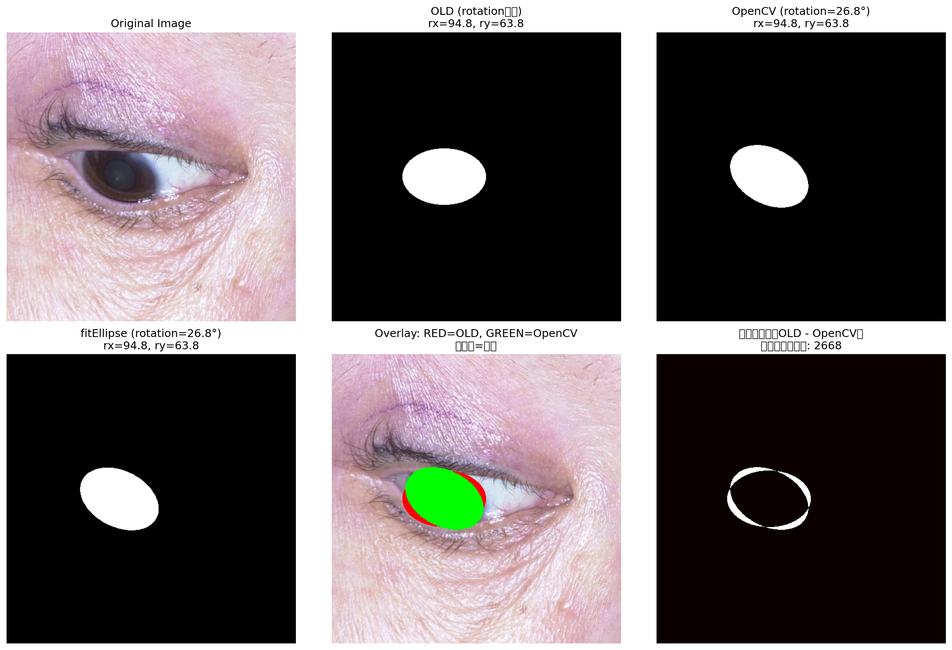
#> input picture ellipse_rotation_comparison.png, 952 x 650 px, shrunk from 2175 x 1485 before the run, given in place of 329988798daf8e9adfcd0fa38d82bdcd8cfc88db72700_L_mask_lid.png, which was not available
$ python analyze_endpoint_increase.py
#> lines starting #> are read from the running program, lines starting #| are printed output that depends on the picture; after the words box and inside, x2 and y2 are one past the last pixel; in counts of white or black regions, pixels touching at a corner belong together; pictures that were not available may be replaced by others from this repository, and a replacement may not be noted
"""Analyze why endpoints increase from 1px to 5px."""
import sys
from pathlib import Path
import cv2
import numpy as np
from skimage.morphology import skeletonize
import matplotlib.pyplot as plt


def mask_to_edge(mask_bin: np.ndarray, thickness: int) -> np.ndarray:
    bw = (mask_bin > 0).astype(np.uint8)
    contours, _ = cv2.findContours(bw, cv2.RETR_EXTERNAL, cv2.CHAIN_APPROX_NONE)
    edge = np.zeros_like(bw, dtype=np.uint8)
    if contours:
        cv2.drawContours(edge, contours, -1, 255, thickness=thickness)
    return edge


def analyze_endpoints(edge_bin: np.ndarray):
    """Return skeleton, endpoint mask, and endpoint coordinates."""
    skel = skeletonize((edge_bin > 0))
    skel_u8 = skel.astype(np.uint8)

    kernel = np.ones((3, 3), dtype=np.uint8)
    neighbor_count = cv2.filter2D(skel_u8, ddepth=-1, kernel=kernel, borderType=cv2.BORDER_CONSTANT)
    endpoints = (skel_u8 == 1) & (neighbor_count == 2)

    coords = np.column_stack(np.where(endpoints))  # (y, x)
    return skel_u8 * 255, endpoints, coords


if __name__ == "__main__":
    # Case: 1px=1端点, 5px=2端点
    mask_path = Path("Images/labels_seg/10-20171109-85-110054_9576e4e2c7a6d22ecf0329988798daf8e9adfcd0fa38d82bdcd8cfc88db72700_L_mask_lid.png")

    mask = cv2.imread(str(mask_path), cv2.IMREAD_GRAYSCALE)
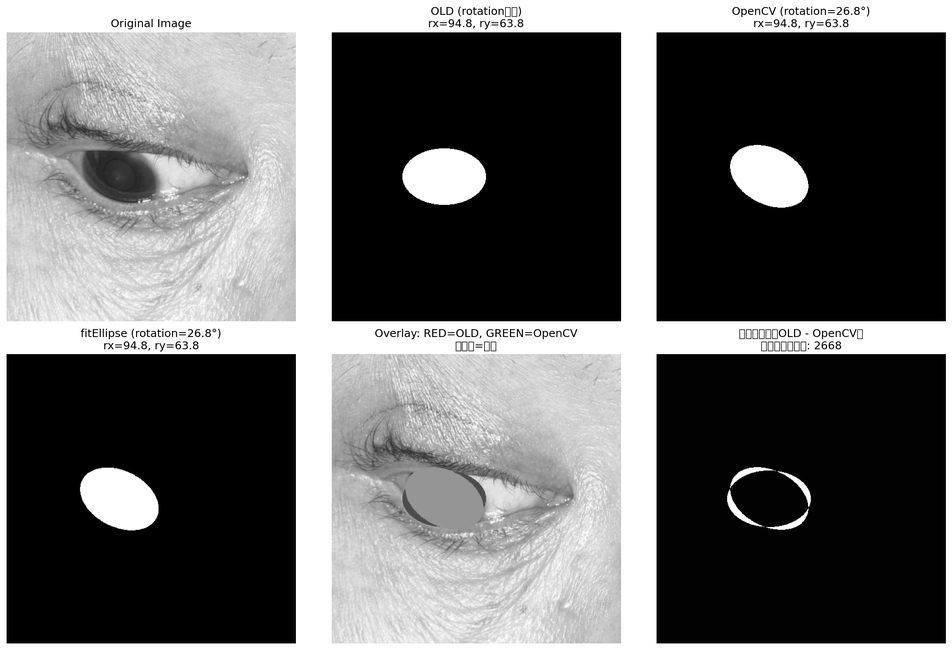
#> mask: shape (650, 952); min 0, max 255, mean 103.6
    if mask is None:
        print(f"Failed to load: {mask_path}")
        sys.exit(1)

    fig = plt.figure(figsize=(20, 12))
    gs = fig.add_gridspec(3, 4, hspace=0.3, wspace=0.3)

    # Row 0: Original + edges
    ax_orig = fig.add_subplot(gs[0, 0])
    ax_orig.imshow(mask, cmap='gray')
    ax_orig.set_title('Original Mask', fontsize=14, weight='bold')
    ax_orig.axis('off')

    thicknesses = [1, 3, 5, 7]
    for i, t in enumerate(thicknesses):
        edge = mask_to_edge(mask, thickness=t)
        ax = fig.add_subplot(gs[0, i])
        ax.imshow(edge, cmap='gray')
        ax.set_title(f'Edge t={t}px', fontsize=14)
        ax.axis('off')
#> this loop made 4 passes
#> pass 1, in mask_to_edge, `bw = (mask_bin > 0).astype(np.uint8)`:
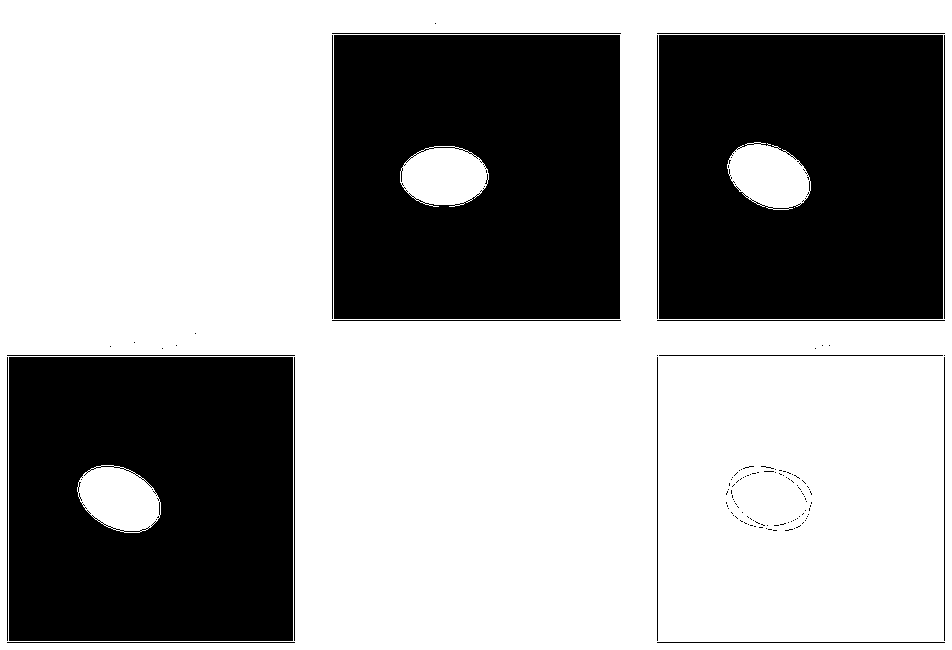
#> bw: shape (650, 952); values 0 (black) and 1 (white), 62% white; 131 black regions (113 under 20 px), largest, box (x1, y1, x2, y2) and area: (334, 35, 620, 319) 77155, (659, 35, 943, 319) 76622, (9, 357, 293, 641) 76589
#> pass 1, `edge = mask_to_edge(mask, thickness=t)`:
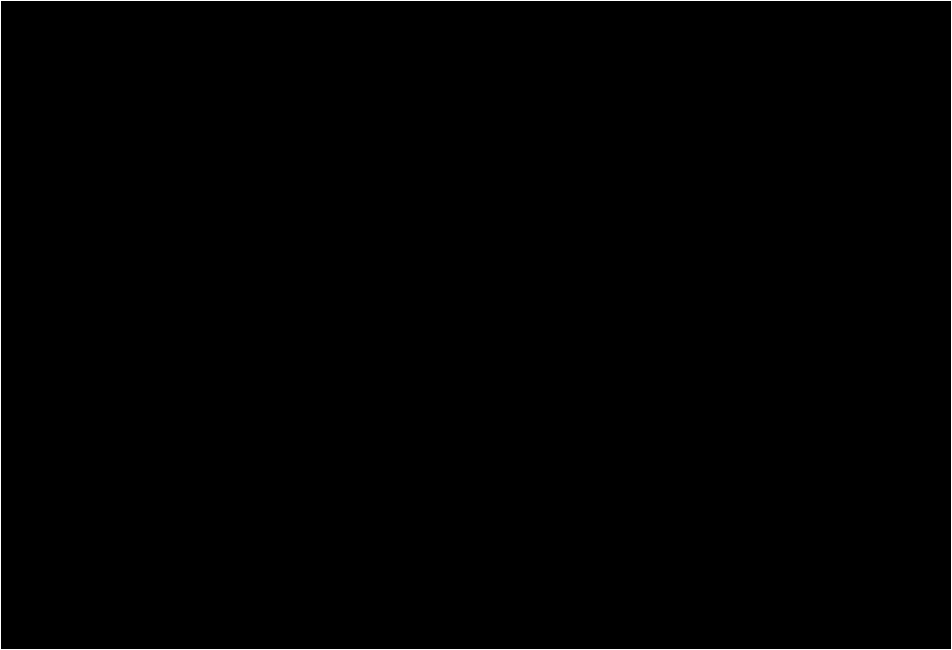
#> edge: shape (650, 952); 0.52% white in thin lines or dots
#> pass 2, `edge = mask_to_edge(mask, thickness=t)`:
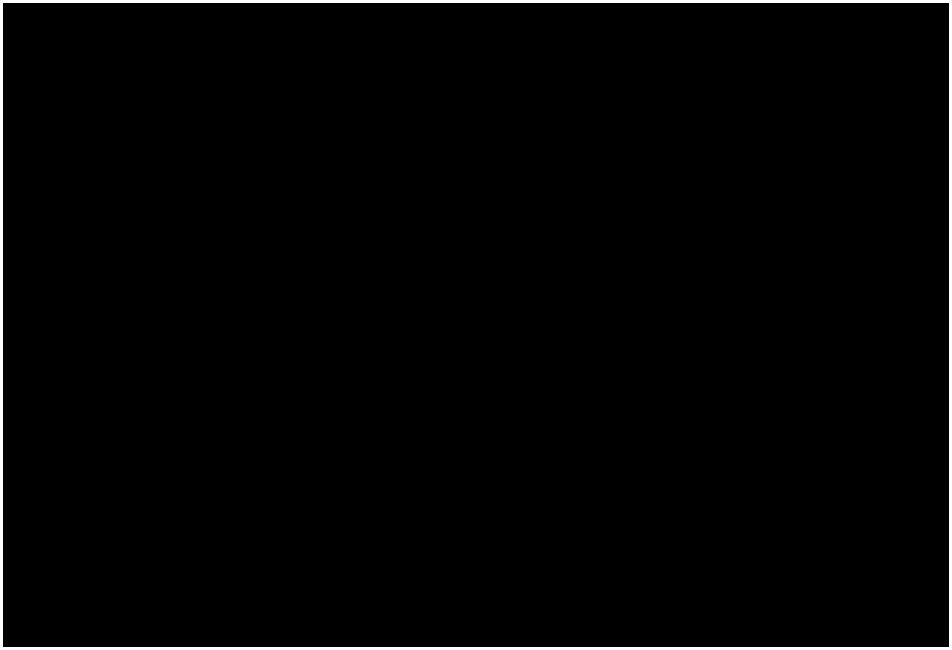
#> edge: shape (650, 952); 1.5% white; 1 white region, box (x1, y1, x2, y2) and area: (0, 0, 952, 650) 9576
#> pass 3, `edge = mask_to_edge(mask, thickness=t)`:
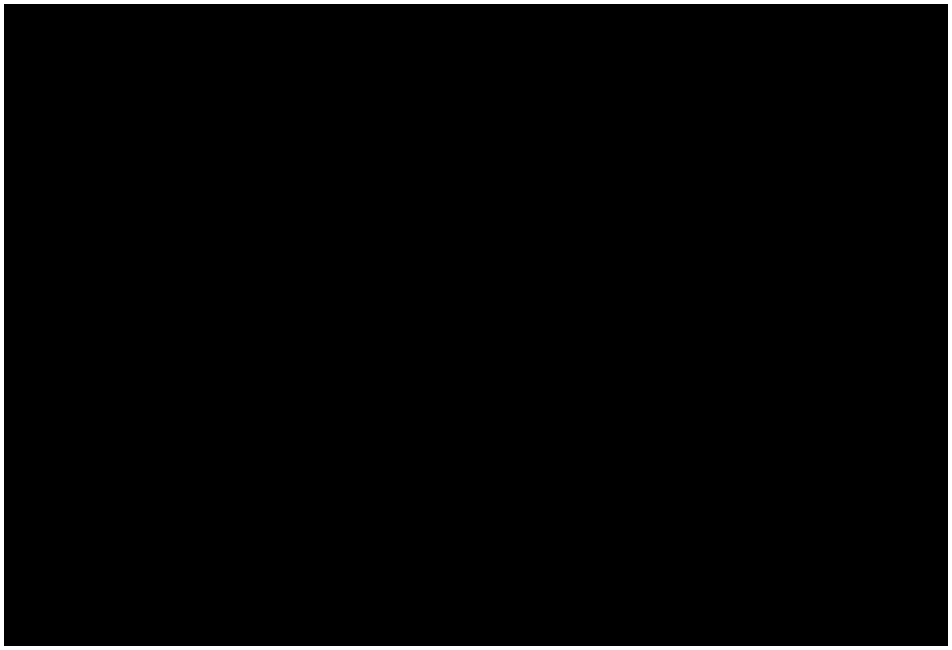
#> edge: shape (650, 952); 2.1% white; 1 white region, box (x1, y1, x2, y2) and area: (0, 0, 952, 650) 12752

    # Row 1: Skeletons
    for i, t in enumerate(thicknesses):
        edge = mask_to_edge(mask, thickness=t)
        skel, endpoints_mask, coords = analyze_endpoints(edge)

        ax = fig.add_subplot(gs[1, i])
        ax.imshow(skel, cmap='gray')
        ax.set_title(f'Skeleton t={t}px', fontsize=14)
        ax.axis('off')
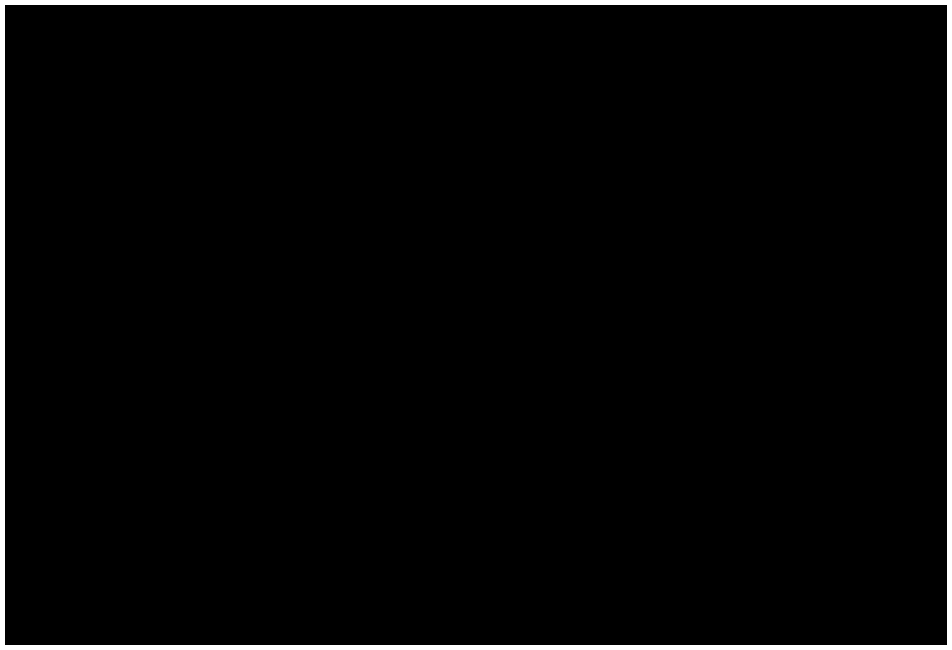
#> edge: shape (650, 952); 2.6% white; 1 white region, box (x1, y1, x2, y2) and area: (0, 0, 952, 650) 15920

    # Row 2: Skeleton + endpoints marked
    for i, t in enumerate(thicknesses):
        edge = mask_to_edge(mask, thickness=t)
        skel, endpoints_mask, coords = analyze_endpoints(edge)

        # Convert to RGB and mark endpoints
        skel_rgb = cv2.cvtColor(skel, cv2.COLOR_GRAY2RGB)
        for y, x in coords:
            cv2.circle(skel_rgb, (x, y), 5, (255, 0, 0), -1)

        ax = fig.add_subplot(gs[2, i])
        ax.imshow(skel_rgb)
        n_ep = len(coords)
        color = 'red' if n_ep >= 2 else ('orange' if n_ep == 1 else 'green')
        ax.set_title(f'{n_ep} endpoint(s)', fontsize=14, color=color, weight='bold')
        ax.axis('off')

        # Print endpoint locations
        if len(coords) > 0:
            print(f"t={t}px: {n_ep} endpoint(s) at {coords.tolist()}")
#> skel: shape (650, 952); 0.51% white in thin lines or dots
#> skel_rgb: shape (650, 952, 3); 0.51% white in thin lines or dots

    plt.suptitle(f'{mask_path.name}', fontsize=16, weight='bold')

    output_path = Path('endpoint_increase_analysis.png')
    plt.savefig(output_path, dpi=150, bbox_inches='tight')
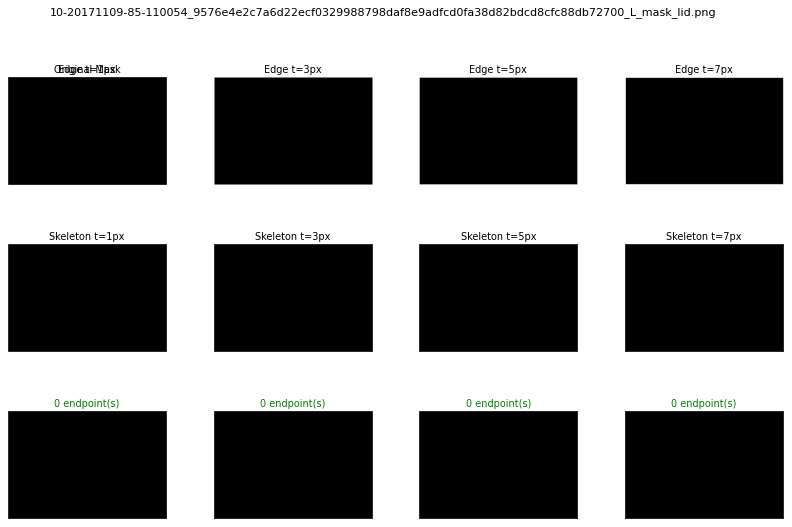
#> figure drawn by matplotlib, 13 panels
    print(f"\nSaved to: {output_path}")
    plt.close()

$ run again, on gap_analysis_example.png
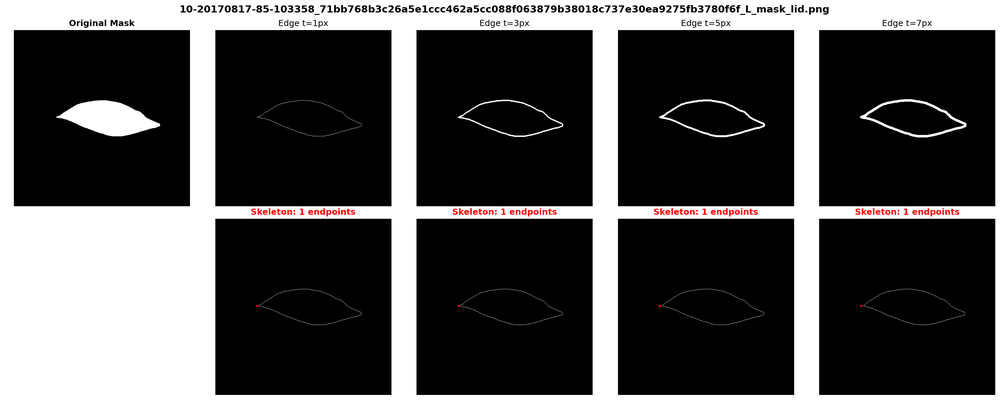
#> input picture gap_analysis_example.png, 1000 x 400 px, shrunk from 2958 x 1183 before the run, given in place of 329988798daf8e9adfcd0fa38d82bdcd8cfc88db72700_L_mask_lid.png, which was not available
#> the loop `for i, t in enumerate(thicknesses):` made 4 passes
#> pass 1, in mask_to_edge, `bw = (mask_bin > 0).astype(np.uint8)`:
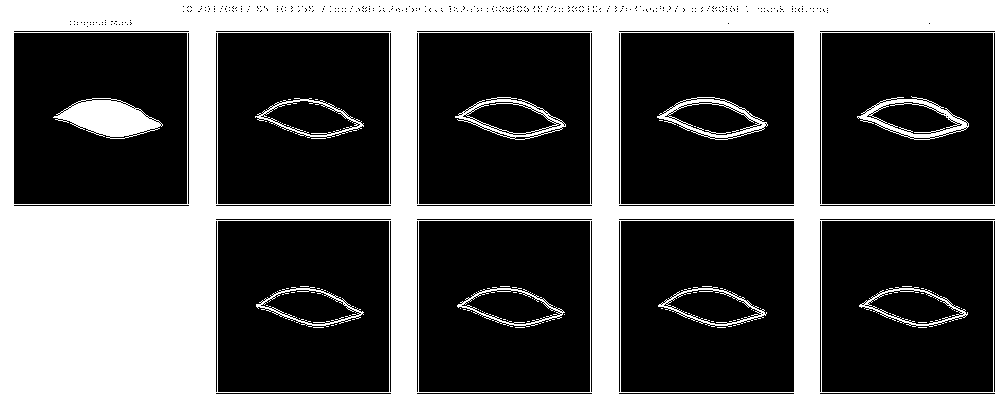
#> bw: shape (400, 1000); values 0 (black) and 1 (white), 34.8% white; 85 white regions (75 under 20 px), largest, box (x1, y1, x2, y2) and area: (0, 0, 1000, 400) 129624, (53, 98, 163, 139) 2606, (857, 96, 969, 140) 1210
#> after the loop `for i, t in enumerate(thicknesses):`:
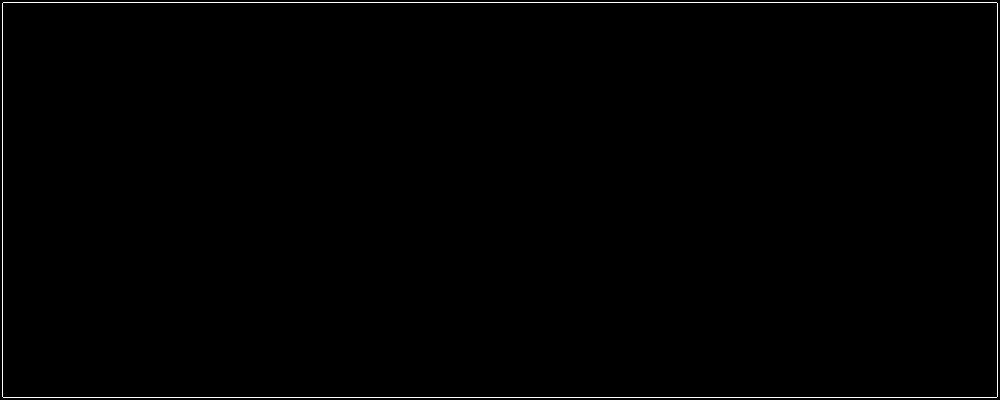
#> skel: shape (400, 1000); 0.69% white in thin lines or dots

$ run again, on horizontal_thin_region_analysis.png
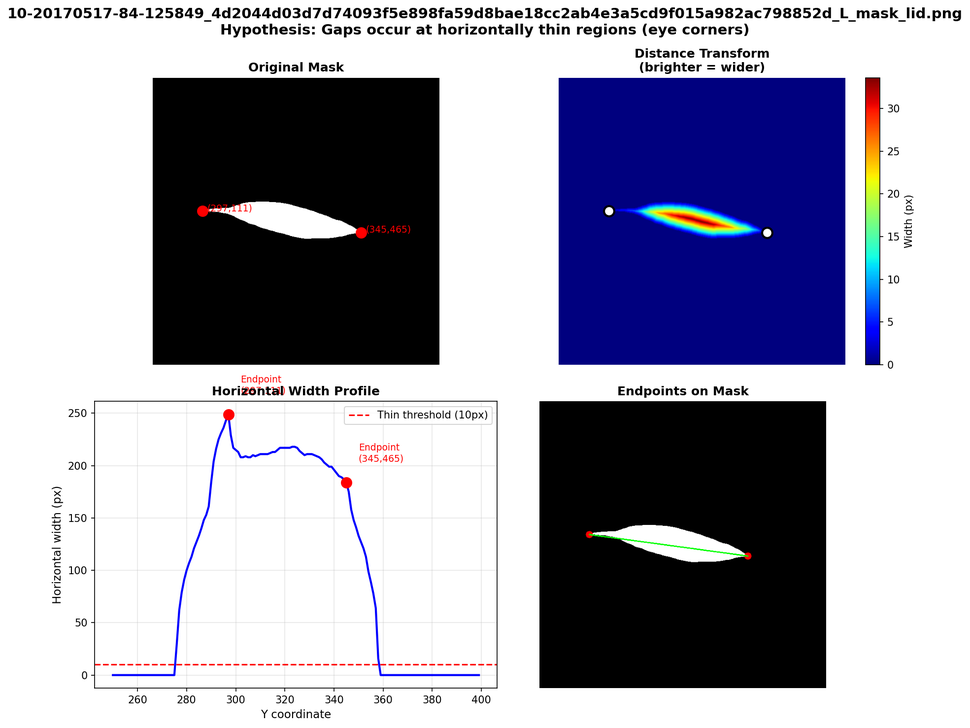
#> input picture horizontal_thin_region_analysis.png, 970 x 728 px, shrunk from 1969 x 1477 before the run, given in place of 329988798daf8e9adfcd0fa38d82bdcd8cfc88db72700_L_mask_lid.png, which was not available
#> the loop `for i, t in enumerate(thicknesses):` made 4 passes
#> pass 1, in mask_to_edge, `bw = (mask_bin > 0).astype(np.uint8)`:
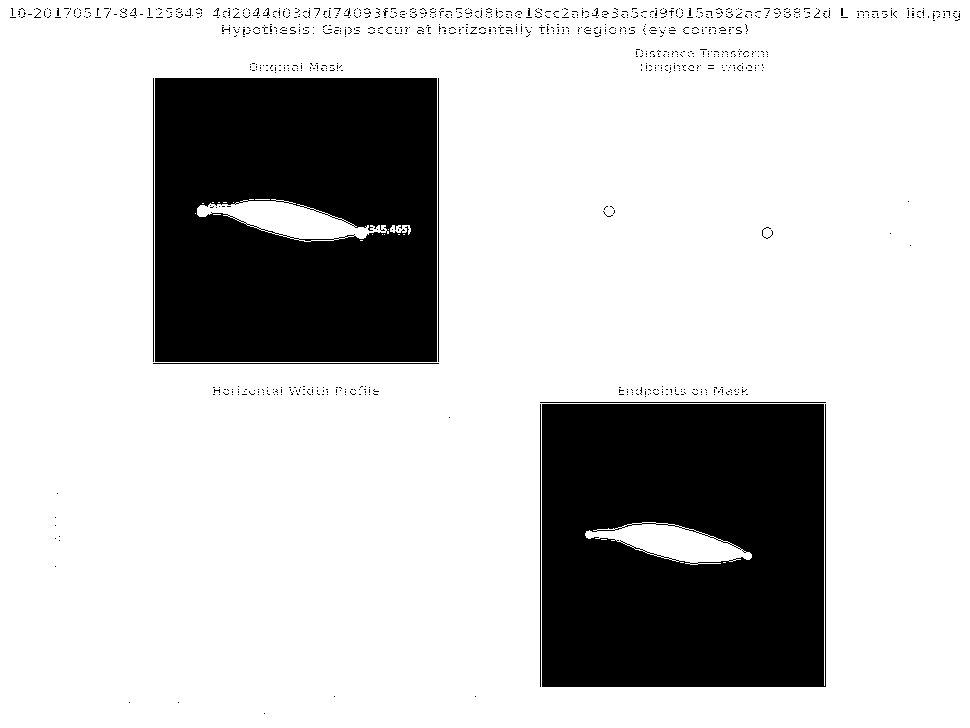
#> bw: shape (728, 970); values 0 (black) and 1 (white), 77.7% white; 1001 black regions (993 under 20 px), largest, box (x1, y1, x2, y2) and area: (542, 404, 826, 687) 76475, (155, 78, 437, 362) 76060, (153, 363, 439, 364) 286
#> after the loop `for i, t in enumerate(thicknesses):`:
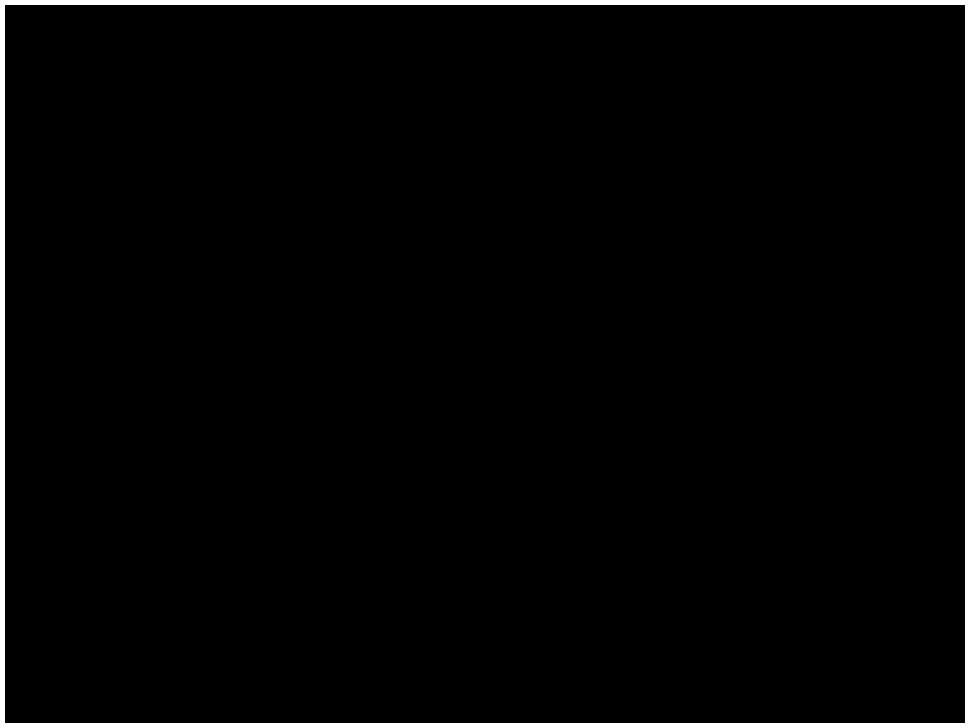
#> edge: shape (728, 970); 2.4% white; 1 white region, box (x1, y1, x2, y2) and area: (0, 0, 970, 728) 16880
